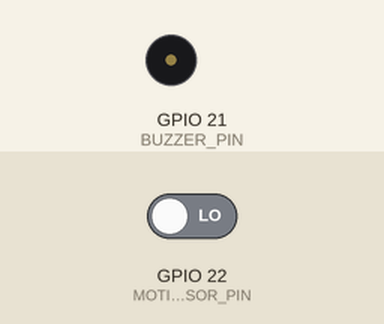
Simulated run of this sketch. Board: ESP32. On the bench: buzzer (waves = sounding, pin HIGH). The inputs (shaded band) are chosen by the test bench; at power-on: GPIO 22 (MOTION_SENSOR_PIN) LOW. WiFi joins after 1.5 s; servers stay silent unless stated; what the sketch prints to the serial monitor is not drawn.

Above: at 2.8 s.
2.9 s: GPIO 22 (MOTION_SENSOR_PIN) driven HIGH
At 3.3 s:
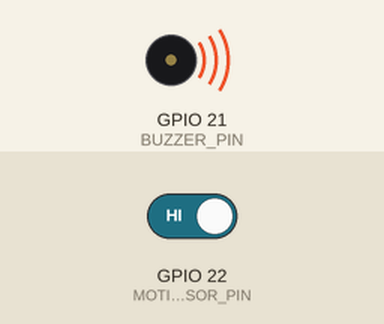
Timing chart, 0 to 5.9 s (numbered marks = the images above; inputs shaded):
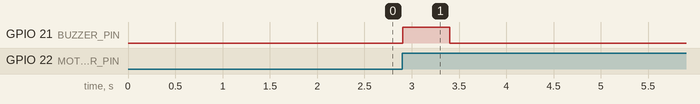

Measured:
- after the input at 2.9 s, GPIO 21 (BUZZER_PIN): LOW → HIGH at once, → LOW 0.50 s later

The sketch:

motion_sensor_code.ino
```cpp
#include <WiFi.h>
#include <ESP_Mail_Client.h>

// WiFi credentials
#define WIFI_SSID "Your Wifi Name"
#define WIFI_PASSWORD "Your WIfi password"

// SMTP credentials
#define SMTP_server "smtp.gmail.com"
#define SMTP_Port 465
#define sender_email "sender gmail"
#define sender_password "sender password" //This password is not your gmail password. This is the app password. checkout the readme for details.
#define Recipient_email "receiver gmail"
#define Recipient_name ""

// Motion sensor and buzzer pins
#define MOTION_SENSOR_PIN 22
#define BUZZER_PIN 21

SMTPSession smtp;

void setup() {
  Serial.begin(115200);
  Serial.println("Connecting to WiFi...");

  // Connect to WiFi
  WiFi.begin(WIFI_SSID, WIFI_PASSWORD);
  while (WiFi.status() != WL_CONNECTED) {
    Serial.print(".");
    delay(200);
  }
  Serial.println("\nWiFi connected.");
  Serial.println("IP address: " + WiFi.localIP().toString());

  // Set up motion sensor and buzzer
  pinMode(MOTION_SENSOR_PIN, INPUT);
  pinMode(BUZZER_PIN, OUTPUT);

  // Enable debugging for SMTP
  smtp.debug(1);
}

void loop() {
  // Check if motion is detected
  if (digitalRead(MOTION_SENSOR_PIN) == HIGH) {
    Serial.println("Motion detected!");

    // Activate the buzzer
    digitalWrite(BUZZER_PIN, HIGH);
    delay(500); // Buzzer sound duration
    digitalWrite(BUZZER_PIN, LOW);

    // Send email notification
    sendEmail();
    delay(10000); // Delay to prevent multiple emails in quick succession
  }
  delay(100); // Short delay to avoid bouncing issues
}

void sendEmail() {
  ESP_Mail_Session session;
  session.server.host_name = SMTP_server;
  session.server.port = SMTP_Port;
  session.login.email = sender_email;
  session.login.password = sender_password;
  session.login.user_domain = "";

  SMTP_Message message;
  message.sender.name = "HOME SECURITY";
  message.sender.email = sender_email;
  message.subject = "Alert!";
  message.addRecipient(Recipient_name, Recipient_email);

  // HTML message content
  String htmlMsg = "<div style=\"color:#000000;\"><h1>Security Breached!</h1><p>Motion Detected!</p></div>";
  message.html.content = htmlMsg.c_str();
  message.html.charSet = "us-ascii";
  message.html.transfer_encoding = Content_Transfer_Encoding::enc_7bit;

  // Connect to the SMTP server and send the email
  if (!smtp.connect(&session)) {
    Serial.println("Failed to connect to SMTP server.");
    return;
  }

  if (!MailClient.sendMail(&smtp, &message)) {
    Serial.println("Error sending Email: " + smtp.errorReason());
  } else {
    Serial.println("Email sent successfully!");
  }
}
```
